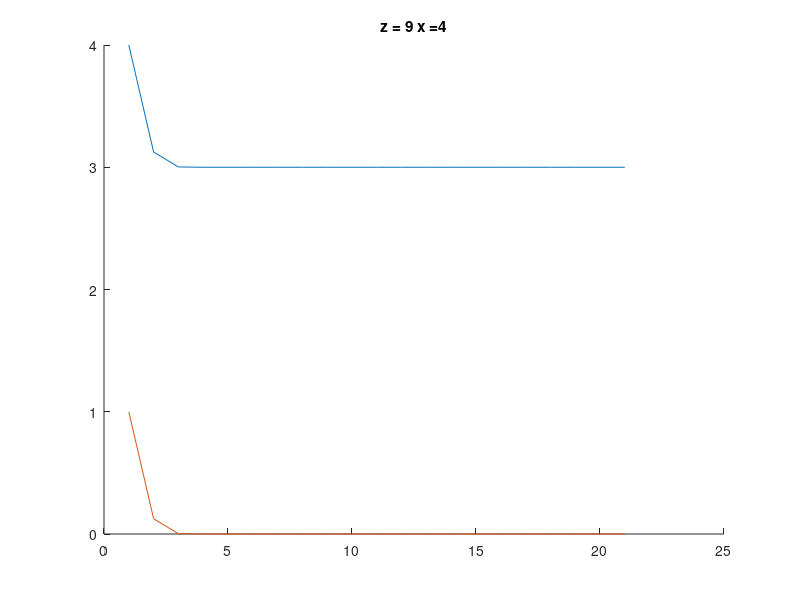

Write MATLAB code to recreate this figure.
close all;
clear all;

z=9;
xk=4;
r=[xk];
for i=1:20
%xk=(z+xk)/(1+xk);
  xk=0.5 * (xk + z/xk);
  r=[r xk];
end


odd=r(:,1:2:end);
 even=r(:,2:2:end);
hold on
 odde=abs(odd-4*ones(size(odd)));
 evene=abs(even-4*ones(size(even)));

e=abs(r-sqrt(z)*ones(size(r)));

plot(r);
 %plot(odd);
 %plot(even,'--');
plot(e);
title('z = 9 x =4');
hold off